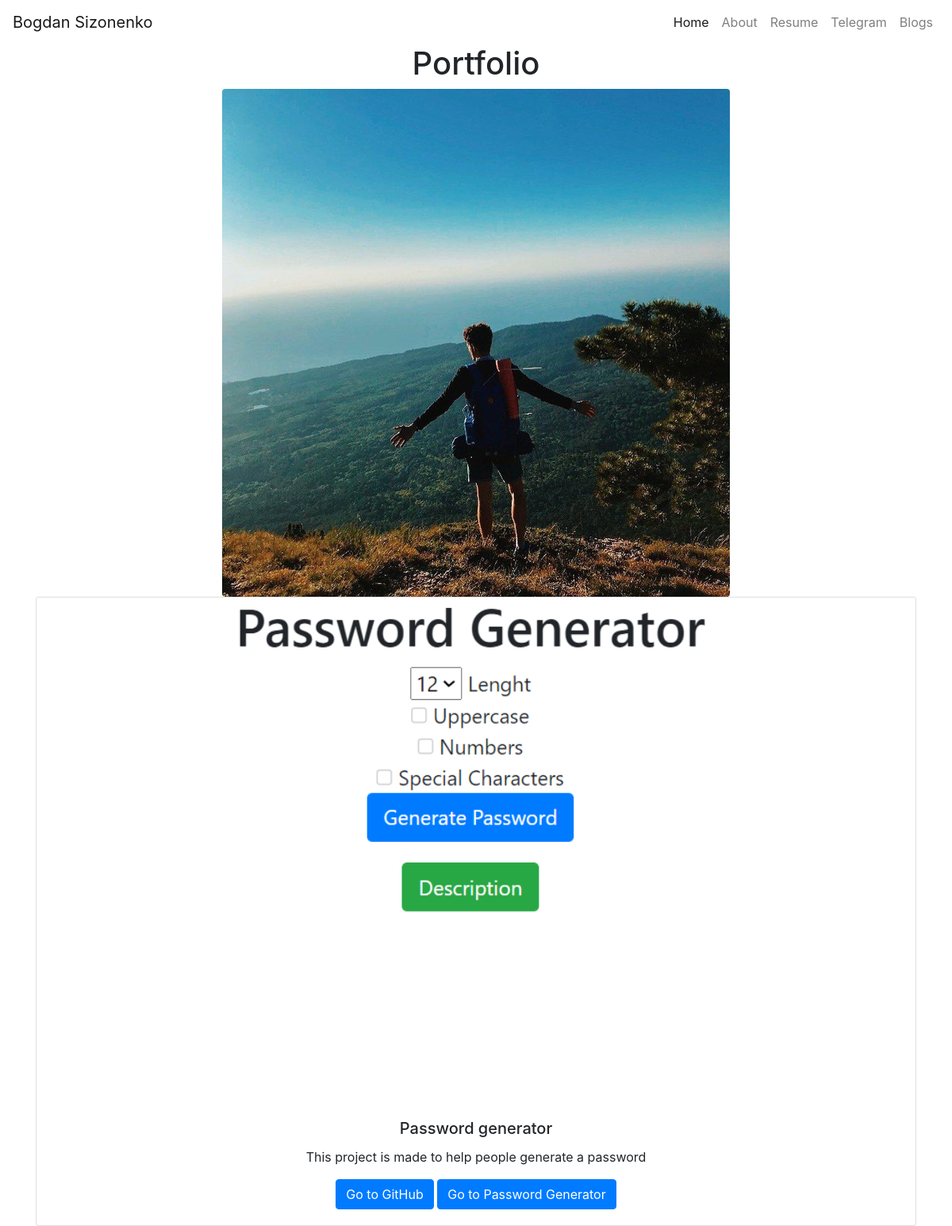
The app's page /, older data.
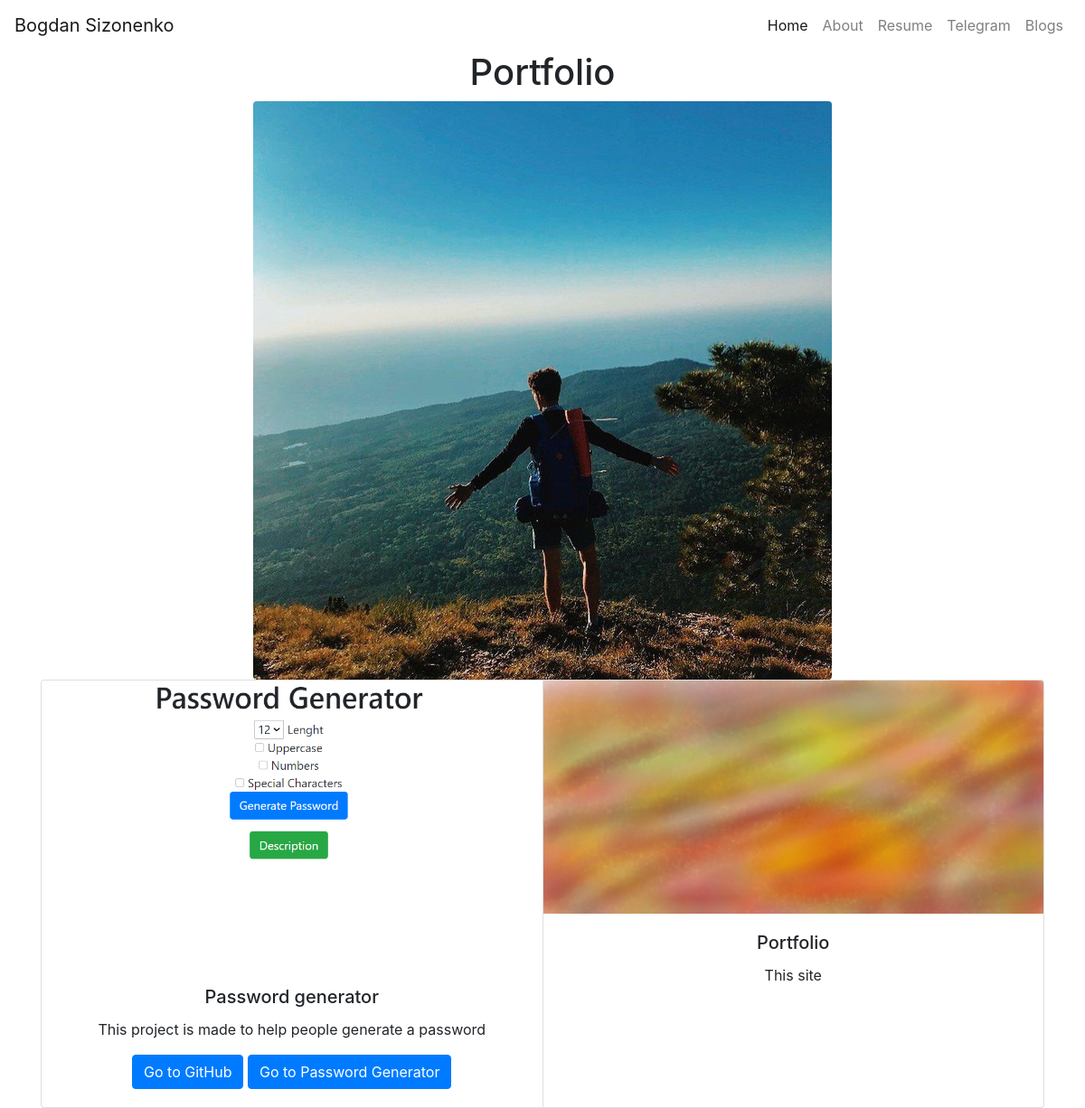
The same page, newer data.
### portfolio/models.py (models this page shows, shortened)
class Project(models.Model):
    title = models.CharField(max_length=100)
    description = models.CharField(max_length=250)
    image = models.ImageField(upload_to='portfolio/images/')
    url = models.URLField(blank=True)

### portfolio/views.py (the view)
# urls.py: 2. Add a URL to urlpatterns:  path('', views.home, name='home')
def home(request):
    projects = Project.objects.all() # Импортируем все записи о проектах из базы данных
    return render(request, 'portfolio/home.html', {'projects':projects} ) # Используя переменную projects, передаем словарь в шаблом с ключем projects и значением: список projects выше

### portfolio/templates/portfolio/home.html
{% extends 'portfolio/base.html' %}
{% block content %}
<div class="container text-center">
<h1>Portfolio</h1>
{% load static %}
<img src= " {% static 'portfolio/4f274f5e-7932-42b0-9094-b0e97f3b46f3.jpg' %}" class="rounded mx-auto d-block">
<div class="card-group">
    {% for project in projects %}
    <div class="card" style="width: 18rem;">
        <img src="{{ project.image.url }}" class="card-img-top" alt="...">
        <div class="card-body">
        <h5 class="card-title">{{ project.title }}</h5>
        <p class="card-text">{{ project.description }}</p>
        {% if project.url %}
        <a href="{{ project.url }}" class="btn btn-primary" target="_blank">Go to GitHub</a>
        <a href="{{ 'password_generator' }}" class="btn btn-primary" target="_blank">Go to Password Generator</a>
        {% endif %}
        </div>
    </div>
    {% endfor %}
</div>
    {% endblock %}

### portfolio/templates/portfolio/base.html (shortened to what this page needs)
<!doctype html>
<html lang="en">
  <head>
    <link rel="stylesheet" href="https://stackpath.bootstrapcdn.com/bootstrap/4.4.1/css/bootstrap.min.css">
  </head>
  <body>
    <nav class="navbar navbar-expand-lg navbar-light bg-white">
        <a class="navbar-brand" href="{% url 'home' %}">Bogdan Sizonenko</a>
        {% load static %}
        <div class="collapse navbar-collapse" id="navbarSupportedContent">
          <ul class="navbar-nav mr-auto">
            <li class="nav-item active">
              <a class="nav-link" href="{% url 'home' %}">Home <span class="sr-only">(current)</span></a>
            </li>
            <li class="nav-item">
              <a class="nav-link" href="{% url 'about' %}">About</a>
            </li>
            <li class="nav-item">
              <a class="nav-link" href="{% static 'Сизоненко Богдан Витальевич.pdf' %}" target="_blank">Resume</a>
            </li>
            <li class="nav-item">
              <a class="nav-link" href="https://t.me/bogdars" target="_blank">Telegram</a>
            </li>
            <li class="nav-item">
              <a class="nav-link" href="{% url 'blog:all_blogs' %}">Blogs</a>
            </li>
          </ul>
        </div>
      </nav>
 {% block content %}{% endblock %}
  </body>
</html>

Row changes from the older to the newer data that the page shows:
added Project: image (picture), title "Portfolio", description "This site"
